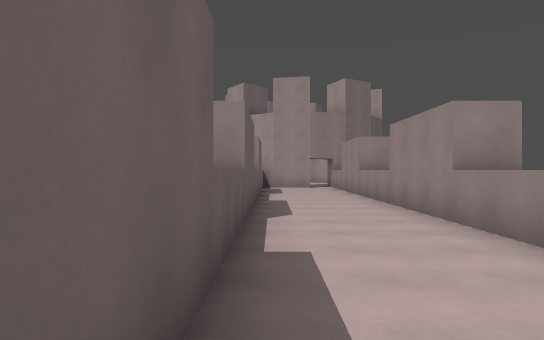
[1] (above)

24 first-person views from a walk through a level from a Godot 3-D game. The camera is 1.5 m above the floor, looks level and sees 70° across. The floor is counted in squares, 2 m on a side. Each view is taken from the middle of a square. On the plan, view 1 faces up. The plan holds only what a view shows up to about 12 squares ahead; the rest is blank. The place goes on beyond the plan. Surface patterns are stand-ins for the level's own textures.

[2]
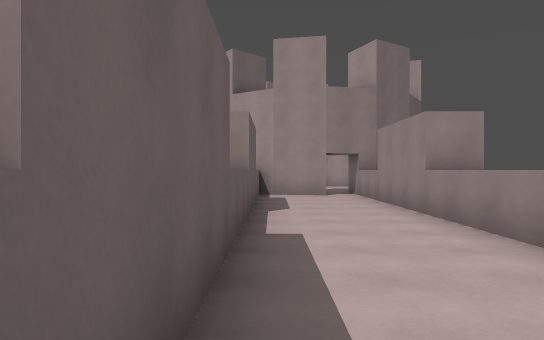

[3]
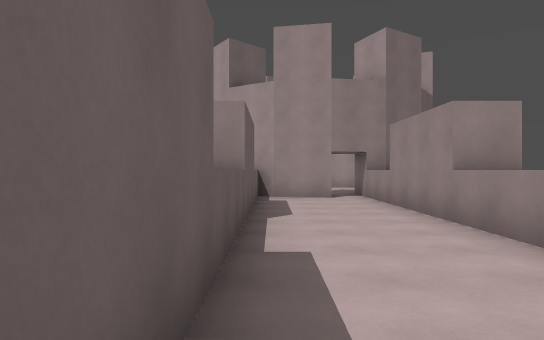

[4]
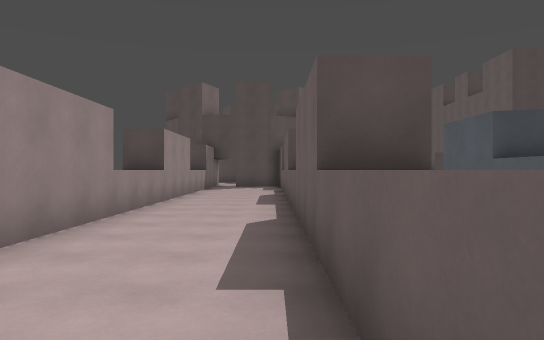

[5]
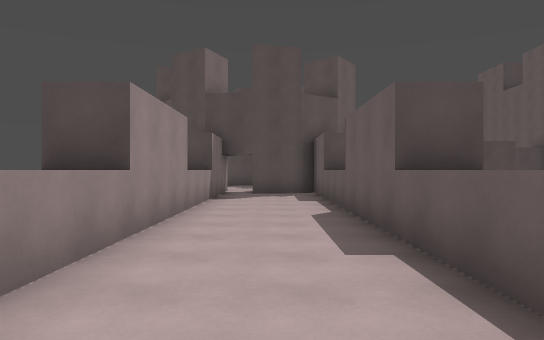

[6]
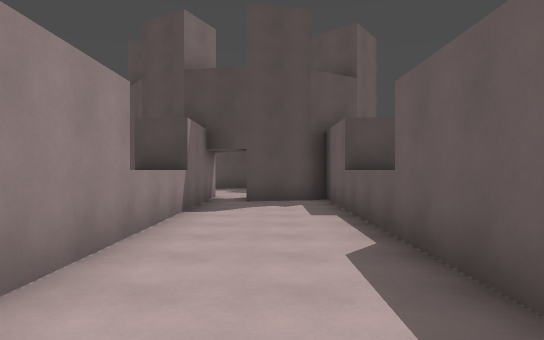

[7]
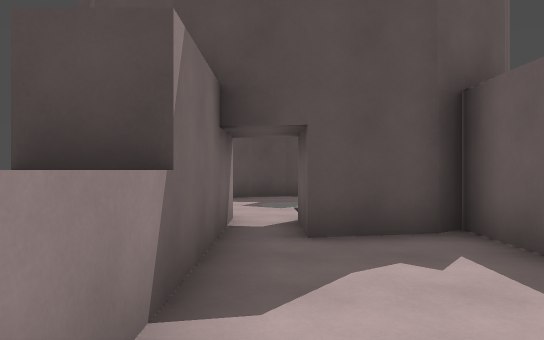

[8]
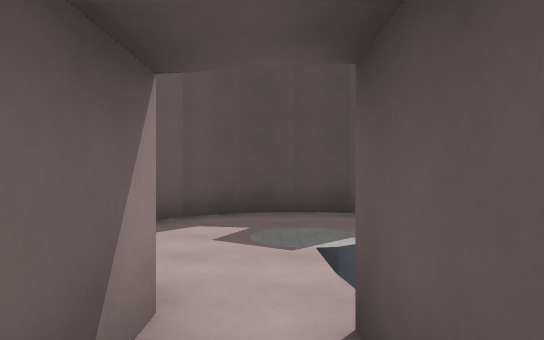

[9]
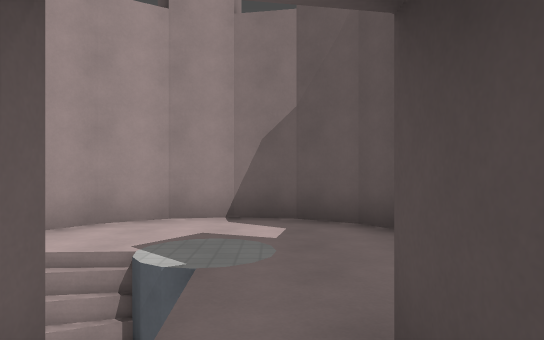

[10]
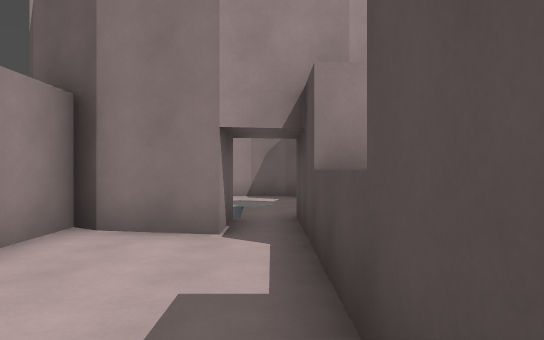

[11]
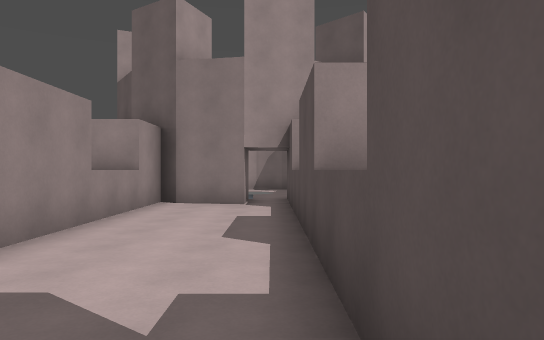

[12]
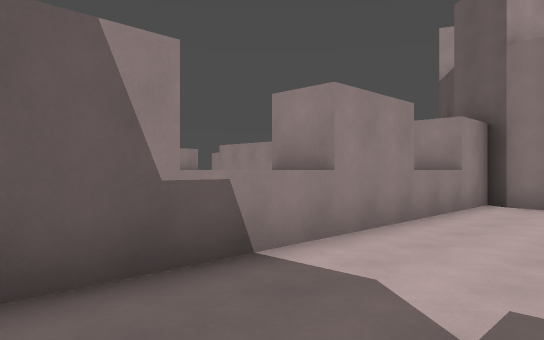

[13]
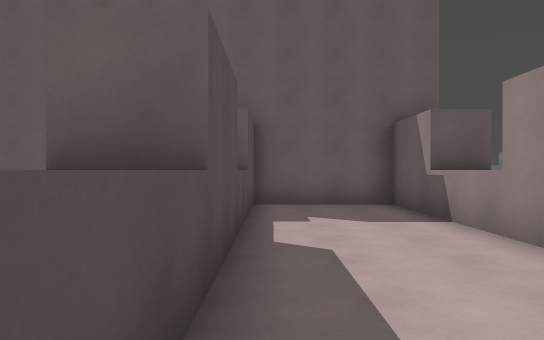

[14]
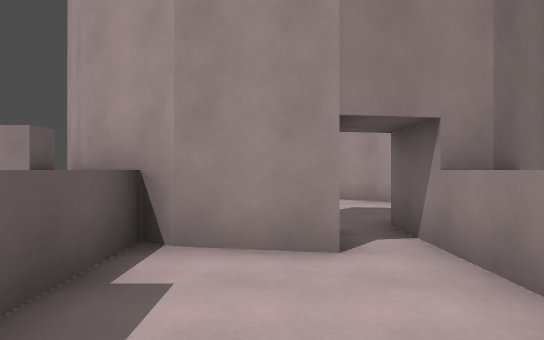

[15]
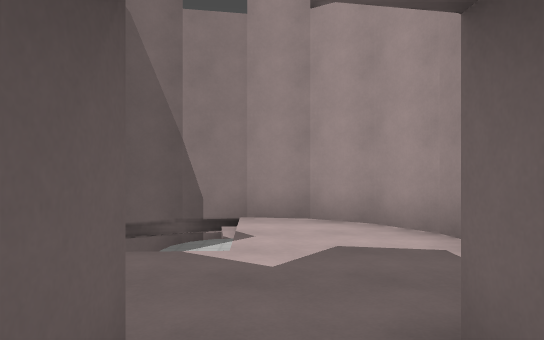

[16]
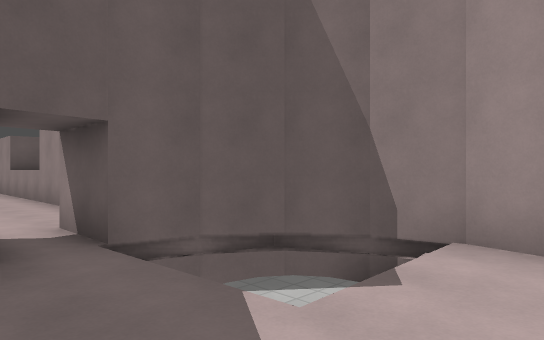

[17]
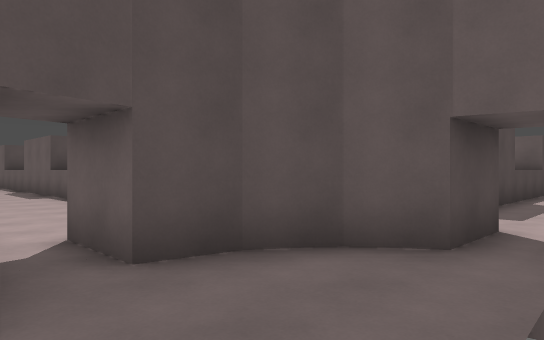

[18]
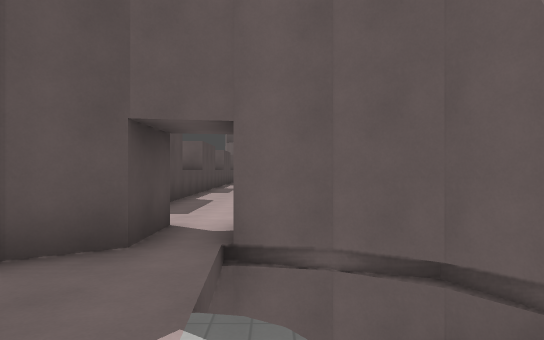

[19]
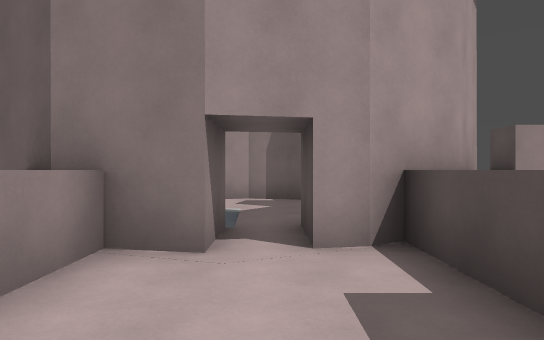

[20]
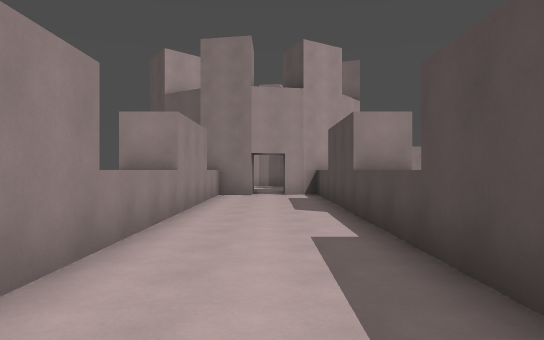

[21]
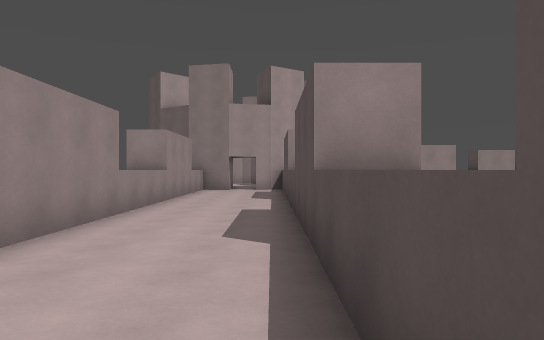

[22]
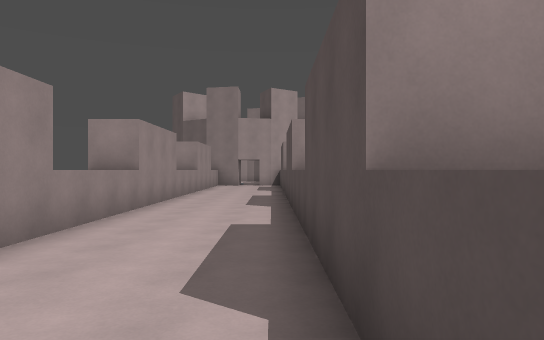

[23]
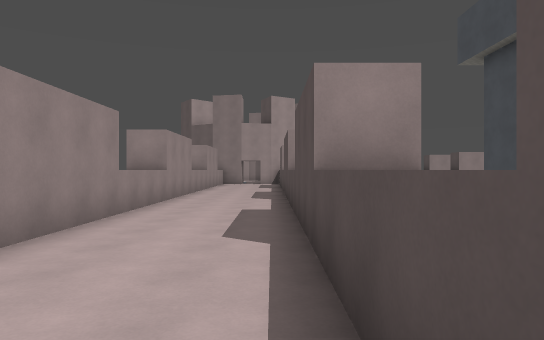

[24]
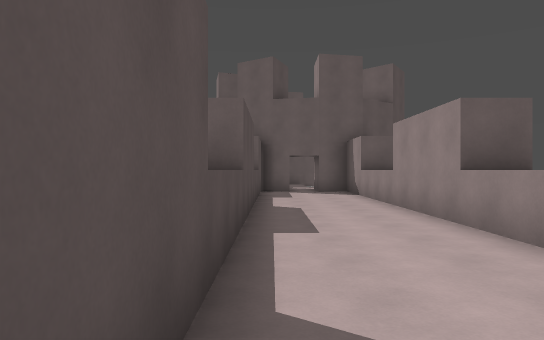

### Floor plan
Key: @ floor where view 1 was taken; # wall or solid block; . floor; / step, stairs or slope; = window, fence, low wall or low ledge; ^ raised ledge; v drop or lower ground.
Columns run from 29 left of view 1 to 5 right of it. Each row starts with its distance up from view 1.
 23  v     v        v     v  v v #####
 22 #^^^###^^ ###^^^###^^^###^^^#//..#
 21 ...........................##/ ..#
 20 .................................#
 19 ...........................##....#
 18 #^^^###^^^###^^^###^^^###^^^###.#.v
 17                             ^##.#v
 16                             ^...^
 15                             ^...^v
 14                             #...#
 13                             #...#
 12                  ##         #...#v
 11                             ^...^
 10                             ^...^
  9                             ^...^
  8                             #...#
  7                             #...#
  6                             #...#v
  5                             ^...^
  4                             ^...^
  3                             ^...
  2                             #...#
  1                             #...#
  0                             #@..#
 -1                         #   ^...^
 -2                         #   ^...^
 -3                         #   ^...^v
 -4                         #   #...#
 -5                             #...#
 -6                             #...#
 -7                             ^...^
 -8                             ^...^
 -9                             ^...^v
-10                             #...#
-11                             #...#
-12                   v v v   v ###.#
-13                   ##^^##^^##  #.#
-14                  #.........#  /..#
-15                  #.........##/=..#
-16                  #...............#
-17                   ##^^##^^###....#
-18                   v           ###
-19                   v

Where each view was taken, in squares from view 1:
view 1: 0 up, 0 right, facing up
view 2: 5 up, 0 right, facing up
view 3: 6 up, 0 right, facing up
view 4: 6 up, 0 right, facing down
view 5: 1 up, 1 right, facing down
view 6: 2 down, 1 right, facing down
view 7: 7 down, 2 right, facing down
view 8: 11 down, 2 right, facing down
view 9: 16 down, 2 left, facing right
view 10: 16 down, 7 left, facing right
view 11: 16 down, 11 left, facing right
view 12: 16 down, 11 left, facing up-right
view 13: 16 down, 3 left, facing left
view 14: 13 up, 1 right, facing up
view 15: 17 up, 2 right, facing up
view 16: 19 up, 3 right, facing up-left
view 17: 21 up, 3 right, facing down-left
view 18: 21 up, 3 right, facing left
view 19: 20 up, 6 left, facing right
view 20: 20 up, 14 left, facing right
view 21: 19 up, 17 left, facing right
view 22: 19 up, 21 left, facing right
view 23: 19 up, 23 left, facing right
view 24: 19 up, 17 left, facing left
